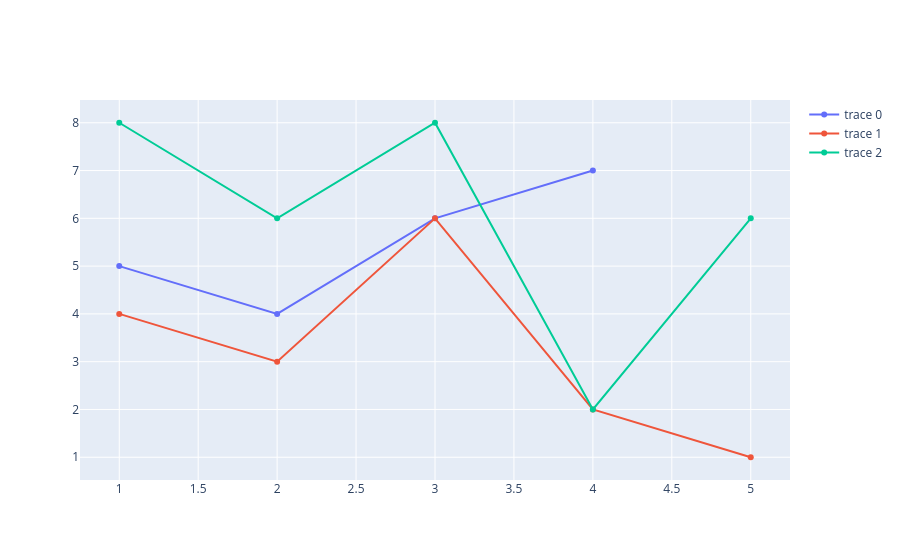

The cell this chart's notebook holds for it:
### Code cell
fig.add_trace(go.Scatter(x=x1, y=y1))
fig.add_trace(go.Scatter(x=x2, y=y2))
fig.add_trace(go.Scatter(x=x3, y=y3))

### Figure 1 — Plotly figure (JSON) as saved in the notebook; plotly's stock layout.template omitted (floating-point values rounded to 4 significant figures)
{"data": [{"type": "scatter", "x": [1, 2, 3, 4], "y": [5, 4, 6, 7, 3]}, {"type": "scatter", "x": [1, 2, 3, 4, 5], "y": [4, 3, 6, 2, 1]}, {"type": "scatter", "x": [1, 2, 3, 4, 5], "y": [8, 6, 8, 2, 6]}], "layout": {}}
